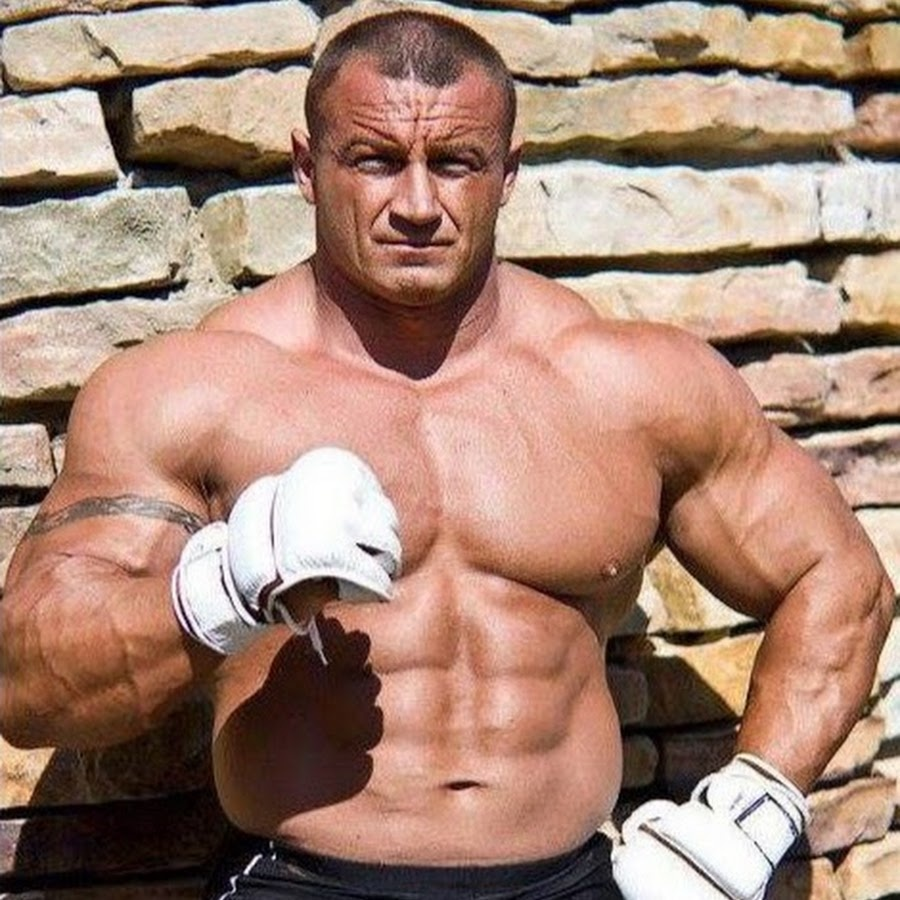
#> input picture przetwarzanie_obrazow/LAB1/pudzian.jpg, 900 x 900 px
$ python zad4.py
#> lines starting #> are read from the running program, lines starting #| are printed output that depends on the picture
import cv2 as cv

path = "C:\\Users\\wojda\\OneDrive\\Dokumenty\\GitHub\\skryptowe_jezyki_LAB\\przetwarzanie_obrazow\\LAB1"
cv.samples.addSamplesDataSearchPath(path)

jpg = cv.imread(cv.samples.findFile('pudzian.jpg'))
#> jpg is the input picture: shape (900, 900, 3); mean B, G, R 117.4, 133.6, 166.7
png = cv.imread(cv.samples.findFile('png.png'))
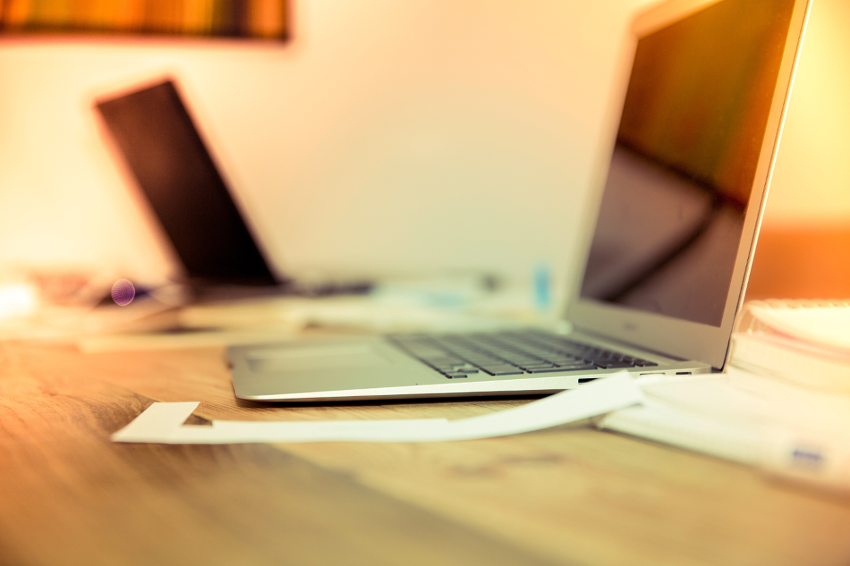
#> input picture przetwarzanie_obrazow/LAB1/png.png, 850 x 566 px
#> png is the input picture: shape (566, 850, 3); mean B, G, R 118.9, 170.3, 205.4
bmp = cv.imread(cv.samples.findFile('bmp.bmp'))
gif = cv.imread(cv.samples.findFile('gif.gif'))
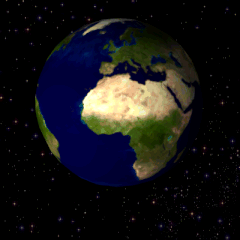
#> input picture przetwarzanie_obrazow/LAB1/gif.gif, 240 x 240 px
#> gif is the input picture: shape (240, 240, 3); mean B, G, R 23.2, 21, 21.5
#> (the run stopped early here; a loop or call above may not have finished)
